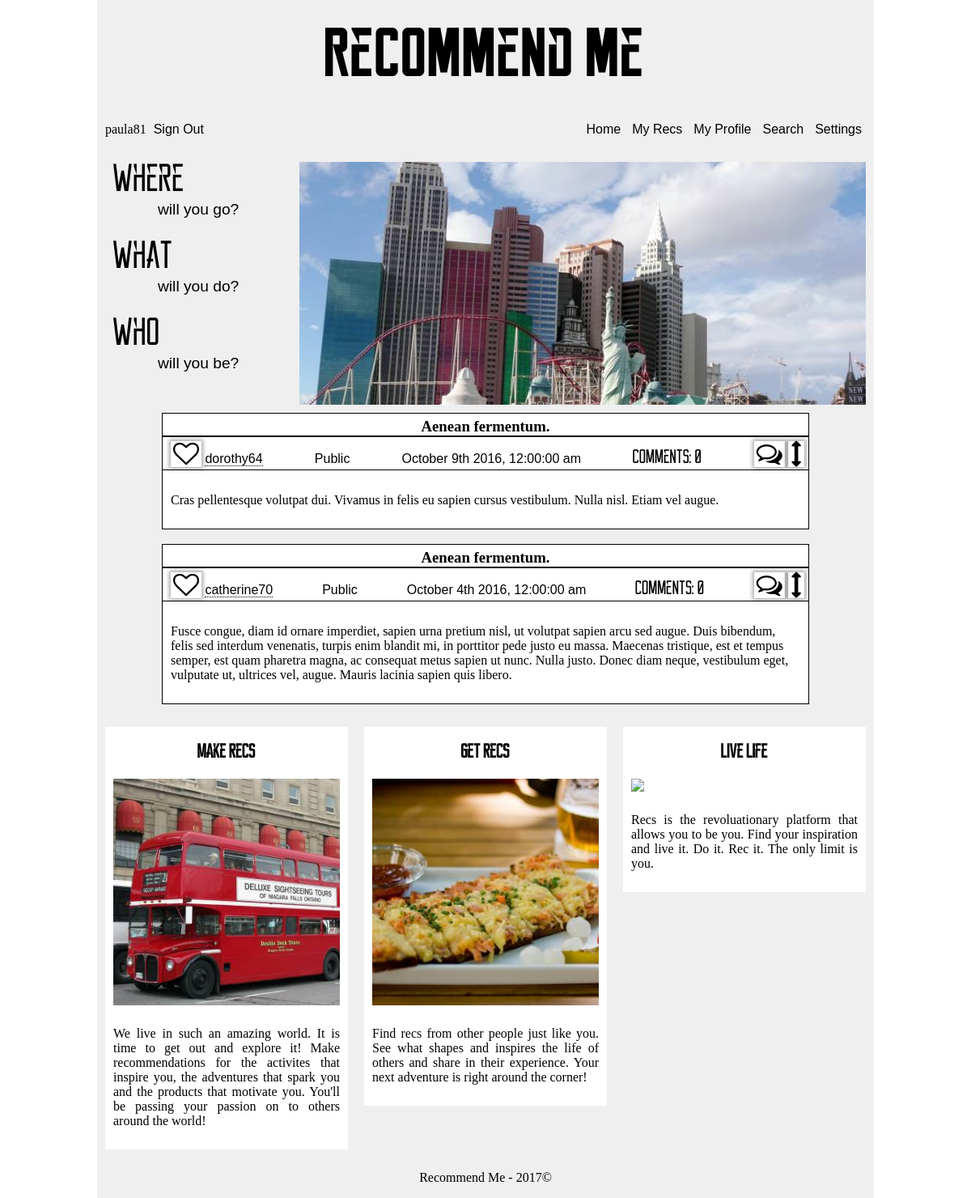
/ (signed in), run on the app's committed database.
### app/models.py (models this page shows, shortened)
class User(UserMixin, db.Model):
    __tablename__ = 'user'
    id = db.Column(db.INTEGER, primary_key=True)
    username = db.Column(db.String, unique=True, index=True)
    email = db.Column(db.String, unique=True, index=True)
    about_me = db.Column(db.TEXT)
    api = db.Column(db.String())
    confirmed = db.Column(db.BOOLEAN, default=False)
    display = db.Column(db.INTEGER, default=10)
    invalid_logins = db.Column(db.INTEGER, default=0)
    last_login = db.Column(db.DATETIME, default=datetime.utcnow)
    member_since = db.Column(db.DATETIME, default=datetime.utcnow)
    password_hash = db.Column(db.String(128))
    role_id = db.Column(db.INTEGER, db.ForeignKey('role.id'))
    updates = db.Column(db.BOOLEAN, default=True)
    role = db.relationship('Role', backref=backref('user', lazy='dynamic'))
    @property
    def password(self):
        raise AttributeError('password is hashed')
    def is_administrator(self):
        return self.role_id == 1

class Recommendation(db.Model):
    __tablename__ = 'recommendation'
    id = db.Column(db.INTEGER, primary_key=True)
    made_private = db.Column(db.BOOLEAN, default=False)
    new_comment = db.Column(db.BOOLEAN, default=False)
    text = db.Column(db.TEXT)
    timestamp = db.Column(db.DATETIME, index=True, default=datetime.utcnow)
    title = db.Column(db.String(64))
    user_id = db.Column(db.INTEGER, db.ForeignKey('user.id'))
    verification = db.Column(db.INTEGER)
    user = db.relationship('User', backref=backref('recommendation', lazy='dynamic'))
    def prepare_comments(self):
        prep_query = self.comment\
            .filter(Comment.verification > 0)\
            .order_by(desc(Comment.timestamp))
        d_c = prep_query\
            .paginate(1, per_page=5, error_out=False)
        count = prep_query.count()
        return (d_c, count)

### app/main/views.py (the view)
@main.route('/')
def index():
    if current_user.is_administrator():
        return redirect(url_for('admin.admin_splash'))
    if current_user.is_authenticated:
        my_list = [max(x.title.split(), key=len) for x in current_user.recommendation\
            .order_by(desc(Recommendation.timestamp))\
            .limit(10)]
        display_recs = Recommendation.query\
            .filter(Recommendation.verification>0, Recommendation.user_id!=current_user.id)\
            .filter(or_(*[Recommendation.title.contains(list_ele) for list_ele in my_list]))\
            .order_by(desc(Recommendation.timestamp))\
            .limit(100)\
            .from_self()\
            .order_by(func.random())\
            .limit(5)\
            .from_self()\
            .paginate(1, per_page=5, error_out=False)
    else:
        display_recs = None
    return render_template('main/index.html', display = display_recs)

### app/auth/views.py (called while the page is built)
@auth.before_app_request
def before_request():
    if current_user.is_authenticated and not current_user.confirmed \
        and request.endpoint[:5] != 'auth.' and request.endpoint != 'static':
        return redirect(url_for('auth.unconfirmed'))

### app/models.py (called while the page is built)
@login_manager.user_loader
def load_user(user_id):
    return User.query.get(int(user_id))

### manage.py (called while the page is built)
@app.url_defaults
def hashed_static_file(endpoint, values):
    if 'static' == endpoint or endpoint.endswith('.static'):
        filename = values.get('filename')
        if filename:
            blueprint = request.blueprint
            if '.' in endpoint:  # blueprint
                blueprint = endpoint.rsplit('.', 1)[0]
            static_folder = app.static_folder
            if blueprint and app.blueprints[blueprint].static_folder:
                static_folder = app.blueprints[blueprint].static_folder
            fp = os.path.join(static_folder, filename)
            if os.path.exists(fp):
                values['_'] = int(os.stat(fp).st_mtime)

### app/templates/main/index.html (shortened to what this page needs)
<!DOCTYPE html>
{% extends 'abstract/three-column.html' %}
{% block head %}
  {{super()}}
  <link href="{{url_for('static', filename='css/speciality/photo-slider.css')}}" type='text/css' rel='stylesheet'/>
  <link href="{{url_for('static', filename='css/main/index.css')}}" type='text/css' rel='stylesheet'/>
{% endblock %}
{% block maincontent %}
  <div class='w220'>
    <div class='first'>Where</div>
    <div class='second'>will you go?</div>
    <div class='first'>What</div>
    <div class='second'>will you do?</div>
    <div class='first'>Who</div>
    <div class='second'>will you be?</div>
  </div>
  <div class='w700 slider'>
    <div class='slide-viewer'>
      <div class='slide-group'>
        <div class='slide slide-1'>
          <img src="{{url_for('static', filename='images/speciality/one.jpeg')}}"/>
        </div>
      </div>
    </div>
  </div>
  <br/>
  <br/>
  {{rec_macro.initialize_recs(display, moment, current_user)}}
{% endblock %}
{% block c1 %}
  <h2 class='reckoner'>Make Recs</h2>
  <img src="{{url_for('static', filename='images/main/make-recs.jpg')}}" class='align-center medium'/>
  <p>
    We live in such an amazing world. It is time to get out and explore it!
    Make recommendations for the activites that inspire you, the adventures that
    spark you and the products that motivate you. You'll be passing your passion
    on to others around the world!
  </p>
{% endblock %}
{% block c2 %}
  <h2 class='reckoner'>Get Recs</h2>
  <img src="{{url_for('static', filename='images/main/get-recs.jpg')}}" class='align-center medium'/>
  <p>
    Find recs from other people just like you. See what shapes and inspires the
    life of others and share in their experience. Your next adventure is right
    around the corner!
  </p>
{% endblock %}
{% block c3 %}
  <h2 class='reckoner'>Live Life</h2>
  <img src="{{url_for('static', filename='images/main/live-life.jpg')}}" class='align-center medium'/>
  <p>
    Recs is the revoluationary platform that allows you to be you. Find your
    inspiration and live it. Do it. Rec it. The only limit is you.
  </p>
{% endblock %}

### app/templates/abstract/base.html (shortened to what this page needs)
<!DOCTYPE html>
<html lang='en'>
  {% import 'macros/comment-macro.html' as comment_macro %}
  {% import 'macros/flash-macro.html' as flash_macro %}
  {% import 'macros/relationship-macro.html' as relationship_macro %}
  {% import 'macros/rec-macro.html' as rec_macro %}
  {% if current_user.is_moderator %}
    {% import 'macros/moderator/mod-comment-macro.html' as mod_comment_macro %}
    {% import 'macros/moderator/mod-rec-macro.html' as mod_rec_macro %}
  {% endif %}
  <head>
    {% block head %}
      <link href="{{url_for('static', filename='css/abstract/base.css')}}" type='text/css' rel='stylesheet'/>
      <link href="{{url_for('static', filename='css/macros/flash.css')}}" type='text/css' rel='stylesheet'/>
      <link href="{{url_for('static', filename='css/abstract/rec-comment.css')}}" type='text/css', rel='stylesheet'/>
      <link href="{{url_for('static', filename='css/abstract/form.css')}}" type='text/css', rel='stylesheet'/>
      <link href="{{url_for('static', filename='css/speciality/font-awesome.min.css')}}" type='text/css', rel='stylesheet'/>
    {% endblock %}
  </head>
  <body>
    <header>
      {% block header %}
        <hgroup>
          <h1>Recommend Me</h1>
        </hgroup>
        <nav>
          <ul class='sign-in'>
            {% if current_user.is_authenticated %}
              <p>{{current_user.username}}</p>
              <a href="{{url_for('auth.logout')}}">Sign Out</a>
            {% else %}
              <a href="{{url_for('auth.login')}}">Sign In</a>
              <a href="{{url_for('auth.subscribe')}}">Register</a>
            {% endif %}
          </ul>
          <ul class='nav-bar'>
            <li><a href="{{url_for('main.index')}}">Home</a></li>
            <li><a href="{{url_for('personal.post')}}">My Recs</a></li>
            <div class='submenu-container'>
              <li class='submenu-header'><a href="{{url_for('personal.profile')}}">My Profile</a></li>
            </div>
            <div class='submenu-container'>
              <li class='submenu-header'><a href="{{url_for('main.search')}}">Search</a></li>
            </div>
            <div class='submenu-container'>
              <li class='submenu-header'><a href="{{url_for('personal.update', next=request.url)}}">Settings</a></li>
            </div>
          </ul>
        </nav>
      {% endblock %}
    </header>
    <div id='content'>
      {% block content %}
      {% endblock %}
    </div>
    <footer>
      {% block footer %}
        <p>Recommend Me - 2017&#169</p>
      {% endblock %}
    </footer>
  </body>
</html

### app/templates/macros/rec-macro.html (shortened to what this page needs)
{% import 'macros/comment-macro.html' as comment_macro %}
{% macro render_rec(rec, count, moment, current_user, attributes=True, link=request.url) %}
  <div class='single-post'>
    <a href="{{url_for('main.highlight', id=rec.id)}}">
      <h3 class='rec-title'>{{rec.title}}</h3>
    </a>
    <div class='post-header'>
      <ul class='post-header-list'>
        <li>
          {% if current_user.is_authenticated and current_user != rec.user %}
            {% if current_user.following.filter_by(following=rec.user_id).first() %}
              <i id='{{rec.user_id}}' class="follow-button font-link fa fa-heart fa-2x"></i>
            {% else %}
              <i id='{{rec.user_id}}' class='follow-button font-link fa fa-heart-o fa-2x'></i>
            {% endif %}
          {% endif %}
          <a href="{{url_for('personal.profile', id=rec.user_id)}}">
            {{rec.user.username}}
          </a>
        </li>
        <li>
          {% if rec.verification != 0 %}
            Public
          {% else %}
            Private
          {% endif %}
        </li>
        <li>
          {{moment(rec.timestamp).format('MMMM Do YYYY, h:mm:ss a')}}
        </li>
        <li class='reckoner'>
          Comments: {{count}}
        </li>
        {% if attributes or rec.user_id==current_user.id %}
          <li>
            {% if attributes %}
              <i id='{{rec.id}}' class='{{link}} font-link toggle-comments fa fa-comments-o fa-2x'></i>
              <i class='font-link toggle-show fa fa-arrows-v fa-2x'></i>
            {% endif %}
          </li>
        {% endif %}
      </ul>
    </div>
    <p class='post-text'>
      {{rec.text}}
    </p>
  </div>
  <br/>
{% endmacro %}
{% macro initialize_recs(display, moment, current_user, attributes=True) %}
  <div class='list-recs'>
    {{ajax(display, moment, current_user, attributes)}}
  </div>
{% endmacro %}
{% macro ajax(display, moment, current_user, attributes=True, link=request.url) %}
  {% for rec in display.items %}
    {{single_rec(rec, moment, current_user, attributes, link, in_comments=True)}}
  {% endfor %}
{% endmacro %}
{% macro single_rec(rec, moment, current_user, attributes=True, link=request.url, in_comments=True) %}
  {% set comments, count = rec.prepare_comments() %}
  {{render_rec(rec, count, moment, current_user, attributes, link)}}
{% endmacro %}

### app/static/css/abstract/base.css (style rules this page uses)
body { font-family: Georgia, 'Times New Roman', serif; margin: 0px auto; width: 960px; }
header, #content, footer { background-color: #efefef; }
#content, footer { height: 100%; overflow: auto; }
header { padding: 10px 10px 15px 10px; }
footer { clear: both; text-align: center; }
a { border-bottom: 1px dotted black; color: inherit; text-decoration: none; }
hgroup { font-family: 'reckoner_bold', Impact, fantasy; font-size: 32pt; text-align: center; }
h1 { margin: 20px 0 20px 0; }
h2 { font-family: 'reckoner', Impact, fantasy; font-size: 24px; text-align: center; }
.sign-in>p { display: inline; }
.sign-in { float: left; padding-left: 0; }
nav { height: 40px; }
.nav-bar { float: right; position: relative; }
li { display: inline; font-family: sans-serif; }
nav a { border-bottom: none; color: inherit; font-family: sans-serif; padding: 5px; text-decoration: none; }
.submenu-container { display: inline-block; position: relative; }
.reckoner { font-family: 'reckoner', Impact, fantasy; font-size: 24px; }
.align-center { display: block; margin: 0px auto; }
.medium { width: 280px; }
.w220 { float: left; margin: 10px; width: 220px; }
.w700 { float: left; margin: 10px; width: 700px; }

### app/static/css/abstract/rec-comment.css (style rules this page uses)
.list-recs { margin: 0px auto; width: 800px; }
.single-post { background-color: white; border: 1px solid black; clear: both; }
.rec-title { border-bottom: 2px solid black; margin: 0 0 5px 0; padding-top: 5px; text-align: center; }
.post-header { border-bottom: 1px solid black; padding: 0 5px 0 5px; }
.post-header-list { height: 30px; margin: 5px 0 5px 0; padding-left: 5px; text-align: justify; }
.post-header-list:after { content: ''; display: inline-block; width: 100%; }
.post-header li { display: inline-block; }
.font-link { box-shadow: 0 0 5px 2px rgba(0,0,0,.35); cursor: pointer; padding: 0 3px 0 3px; }
.post-text { margin-top: 0px; padding: 10px; white-space: pre-line; }

### app/static/css/abstract/three-column.css (style rules this page uses)
.c1>p, .c2>p, .c3>p { padding:10px; text-align: justify; }

### app/static/css/speciality/photo-slider.css (style rules this page uses)
.slide-viewer { height: 300px; overflow: hidden; position: relative; width: 700px; }
.slide-group { height: 100%; position: relative; width: 100%; }
.slide { display: none; height: 100%; position: absolute; width: 100%; }
.slide:first-child { display: block; }

### app/static/css/main/index.css (style rules this page uses)
.first { font-family: 'reckoner'; font-size: 36pt; padding: 0 0 0 10px; }
.second { display:block; font-family: sans-serif; font-size: larger; padding: 0 0 25px 0; text-indent: 65px; }

### data on the page
User: username "paula81"
Recommendation: title "Aenean fermentum.", user.username "dorothy64", verification "Public", timestamp "October 9th 2016, 12:00:00 am", count "0", text "Cras pellentesque volutpat dui. Vivamus in felis eu sapien cursus vestibulum. Nulla nisl. Etiam vel augue."
Recommendation: title "Aenean fermentum.", user.username "catherine70", verification "Public", timestamp "October 4th 2016, 12:00:00 am", count "0", text "Fusce congue, diam id ornare imperdiet, sapien urna pretium nisl, ut volutpat sapien arcu sed augue. Duis bibendum, felis sed interdum venenatis, turpis enim blandit mi, in porttitor pede justo eu massa. Maecenas tristique, est et tempus semper, est quam pharetra magna, ac consequat metus sapien ut nunc. Nulla justo. Donec diam neque, vestibulum eget, vulputate ut, ultrices vel, augue. Mauris lacinia sapien quis libero."
